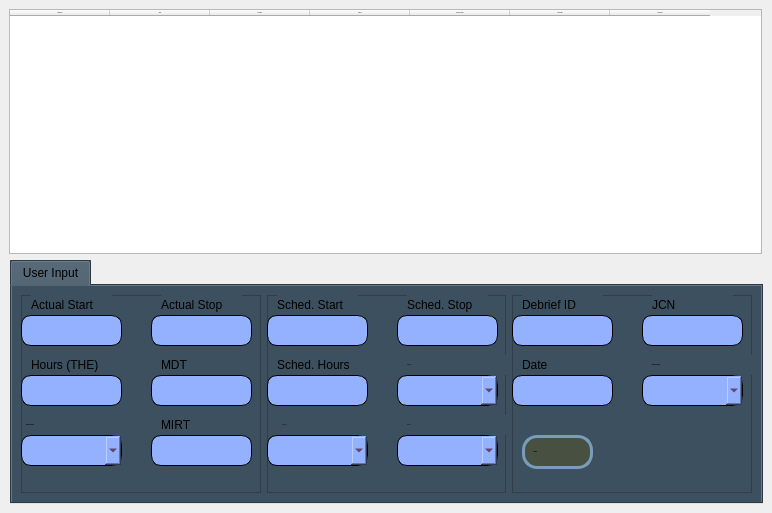
            <widget class="QWidget" name="debrief_view">
             <widget class="QTableWidget" name="debrief_table">
              <property name="geometry">
               <rect>
                <x>9</x>
                <y>9</y>
                <width>753</width>
                <height>245</height>
               </rect>
              </property>
              <property name="font">
               <font>
                <family>Verdana</family>
                <pointsize>-1</pointsize>
               </font>
              </property>
              <column>
               <property name="text">
                <string>Debrief ID</string>
               </property>
              </column>
              <column>
               <property name="text">
                <string>Date</string>
               </property>
              </column>
              <column>
               <property name="text">
                <string>Instructor</string>
               </property>
              </column>
              <column>
               <property name="text">
                <string>Device</string>
               </property>
              </column>
              <column>
               <property name="text">
                <string>Mission Profile</string>
               </property>
              </column>
              <column>
               <property name="text">
                <string>Start Time</string>
               </property>
              </column>
              <column>
               <property name="text">
                <string>Stop Time</string>
               </property>
              </column>
             </widget>
             <widget class="QTabWidget" name="debrief_input_tabWidget">
              <property name="geometry">
               <rect>
                <x>10</x>
                <y>260</y>
                <width>753</width>
                <height>244</height>
               </rect>
              </property>
              <property name="styleSheet">
               <string notr="true">
    background-color: rgb(61, 80, 95);
</string>
              </property>
              <property name="currentIndex">
               <number>0</number>
              </property>
              <widget class="QWidget" name="main_3">
               <attribute name="title">
                <string>User Input</string>
               </attribute>
               <layout class="QHBoxLayout" name="horizontalLayout_19">
                <item>
                 <widget class="QFrame" name="frame_26">
                  <property name="frameShape">
                   <enum>QFrame::StyledPanel</enum>
                  </property>
                  <property name="frameShadow">
                   <enum>QFrame::Raised</enum>
                  </property>
                  <widget class="QLineEdit" name="actual_hours_lineEdit">
                   <property name="geometry">
                    <rect>
                     <x>0</x>
                     <y>80</y>
                     <width>101</width>
                     <height>31</height>
                    </rect>
                   </property>
                   <property name="styleSheet">
                    <string notr="true">background-color: rgb(148, 177, 255);
border: 1px solid #000000;
border-radius: 10px;
font: 12pt &quot;Verdana&quot;;
color: rgb(66, 8, 36);</string>
                   </property>
                  </widget>
                  <widget class="QLabel" name="mission_status_label">
                   <property name="geometry">
                    <rect>
                     <x>5</x>
                     <y>120</y>
                     <width>101</width>
                     <height>20</height>
                    </rect>
                   </property>
                   <property name="font">
                    <font>
                     <family>Verdana</family>
                     <pointsize>-1</pointsize>
                     <bold>true</bold>
                    </font>
                   </property>
                   <property name="text">
                    <string>Mission Status</string>
                   </property>
                  </widget>
                  <widget class="QLabel" name="start_label">
                   <property name="geometry">
                    <rect>
                     <x>10</x>
                     <y>0</y>
                     <width>81</width>
                     <height>20</height>
                    </rect>
                   </property>
                   <property name="text">
                    <string>Actual Start</string>
                   </property>
                  </widget>
                  <widget class="QLabel" name="actual_hours_label">
                   <property name="geometry">
                    <rect>
                     <x>10</x>
                     <y>60</y>
                     <width>81</width>
                     <height>20</height>
                    </rect>
                   </property>
                   <property name="text">
                    <string>Hours (THE)</string>
                   </property>
                  </widget>
                  <widget class="QLineEdit" name="start_lineEdit">
                   <property name="geometry">
                    <rect>
                     <x>0</x>
                     <y>20</y>
                     <width>101</width>
                     <height>31</height>
                    </rect>
                   </property>
                   <property name="styleSheet">
                    <string notr="true">background-color: rgb(148, 177, 255);
border: 1px solid #000000;
border-radius: 10px;
font: 12pt &quot;Verdana&quot;;
color: rgb(66, 8, 36);</string>
                   </property>
                  </widget>
                  <widget class="QLabel" name="mirt_label">
                   <property name="geometry">
                    <rect>
                     <x>140</x>
                     <y>120</y>
                     <width>81</width>
                     <height>20</height>
                    </rect>
                   </property>
                   <property name="text">
                    <string>MIRT</string>
                   </property>
                  </widget>
                  <widget class="QLineEdit" name="mirt_lineEdit">
                   <property name="geometry">
                    <rect>
                     <x>130</x>
                     <y>140</y>
                     <width>101</width>
                     <height>31</height>
                    </rect>
                   </property>
                   <property name="styleSheet">
                    <string notr="true">background-color: rgb(148, 177, 255);
border: 1px solid #000000;
border-radius: 10px;
font: 12pt &quot;Verdana&quot;;
color: rgb(66, 8, 36);</string>
                   </property>
                  </widget>
                  <widget class="QComboBox" name="mission_status_comboBox">
                   <property name="geometry">
                    <rect>
                     <x>0</x>
                     <y>140</y>
                     <width>101</width>
                     <height>31</height>
                    </rect>
                   </property>
                   <property name="styleSheet">
                    <string notr="true">background-color: rgb(148, 177, 255);
border: 1px solid #000000;
border-radius: 10px;
font: 12pt &quot;Verdana&quot;;
color: rgb(66, 8, 36);</string>
                   </property>
                  </widget>
                  <widget class="QLabel" name="stop_label">
                   <property name="geometry">
                    <rect>
                     <x>140</x>
                     <y>0</y>
                     <width>81</width>
                     <height>20</height>
                    </rect>
                   </property>
                   <property name="text">
                    <string>Actual Stop</string>
                   </property>
                  </widget>
                  <widget class="QLineEdit" name="stop_lineEdit">
                   <property name="geometry">
                    <rect>
                     <x>130</x>
                     <y>20</y>
                     <width>101</width>
                     <height>31</height>
                    </rect>
                   </property>
                   <property name="styleSheet">
                    <string notr="true">background-color: rgb(148, 177, 255);
border: 1px solid #000000;
border-radius: 10px;
font: 12pt &quot;Verdana&quot;;
color: rgb(66, 8, 36);</string>
                   </property>
                  </widget>
                  <widget class="QLabel" name="mdt_label">
                   <property name="geometry">
                    <rect>
                     <x>140</x>
                     <y>60</y>
                     <width>71</width>
                     <height>20</height>
                    </rect>
                   </property>
                   <property name="text">
                    <string>MDT</string>
                   </property>
                  </widget>
                  <widget class="QLineEdit" name="mdt_lineEdit">
                   <property name="geometry">
                    <rect>
                     <x>130</x>
                     <y>80</y>
                     <width>101</width>
                     <height>31</height>
                    </rect>
                   </property>
                   <property name="styleSheet">
                    <string notr="true">background-color: rgb(148, 177, 255);
border: 1px solid #000000;
border-radius: 10px;
font: 12pt &quot;Verdana&quot;;
color: rgb(66, 8, 36);</string>
                   </property>
                  </widget>
                 </widget>
                </item>
                <item>
                 <widget class="QFrame" name="frame_27">
                  <property name="frameShape">
                   <enum>QFrame::StyledPanel</enum>
                  </property>
                  <property name="frameShadow">
                   <enum>QFrame::Raised</enum>
                  </property>
                  <widget class="QLabel" name="sched_start_label">
                   <property name="geometry">
                    <rect>
                     <x>10</x>
                     <y>0</y>
                     <width>81</width>
                     <height>20</height>
                    </rect>
                   </property>
                   <property name="text">
                    <string>Sched. Start</string>
                   </property>
                  </widget>
                  <widget class="QLineEdit" name="sched_start_lineEdit">
                   <property name="geometry">
                    <rect>
                     <x>0</x>
                     <y>20</y>
                     <width>101</width>
                     <height>31</height>
                    </rect>
                   </property>
                   <property name="styleSheet">
                    <string notr="true">background-color: rgb(148, 177, 255);
border: 1px solid #000000;
border-radius: 10px;
font: 12pt &quot;Verdana&quot;;
color: rgb(66, 8, 36);</string>
                   </property>
                  </widget>
                  <widget class="QLabel" name="sched_stop_label">
                   <property name="geometry">
                    <rect>
                     <x>140</x>
                     <y>0</y>
                     <width>81</width>
                     <height>20</height>
                    </rect>
                   </property>
                   <property name="text">
                    <string>Sched. Stop</string>
                   </property>
                  </widget>
                  <widget class="QLineEdit" name="sched_stop_lineEdit">
                   <property name="geometry">
                    <rect>
                     <x>130</x>
                     <y>20</y>
                     <width>101</width>
                     <height>31</height>
                    </rect>
                   </property>
                   <property name="styleSheet">
                    <string notr="true">background-color: rgb(148, 177, 255);
border: 1px solid #000000;
border-radius: 10px;
font: 12pt &quot;Verdana&quot;;
color: rgb(66, 8, 36);</string>
                   </property>
                  </widget>
                  <widget class="QLabel" name="debriefer_label">
                   <property name="geometry">
                    <rect>
                     <x>140</x>
                     <y>60</y>
                     <width>101</width>
                     <height>20</height>
                    </rect>
                   </property>
                   <property name="font">
                    <font>
                     <family>Verdana</family>
                     <pointsize>-1</pointsize>
                     <bold>false</bold>
                    </font>
                   </property>
                   <property name="text">
                    <string>Debriefer</string>
                   </property>
                  </widget>
                  <widget class="QComboBox" name="debriefer_comboBox">
                   <property name="geometry">
                    <rect>
                     <x>130</x>
                     <y>80</y>
                     <width>101</width>
                     <height>31</height>
                    </rect>
                   </property>
                   <property name="styleSheet">
                    <string notr="true">background-color: rgb(148, 177, 255);
border: 1px solid #000000;
border-radius: 10px;
font: 12pt &quot;Verdana&quot;;
color: rgb(66, 8, 36);</string>
                   </property>
                  </widget>
                  <widget class="QLabel" name="sched_hours_lable">
                   <property name="geometry">
                    <rect>
                     <x>10</x>
                     <y>60</y>
                     <width>91</width>
                     <height>20</height>
                    </rect>
                   </property>
                   <property name="text">
                    <string>Sched. Hours</string>
                   </property>
                  </widget>
                  <widget class="QLineEdit" name="sched_hours_lineEdit">
                   <property name="geometry">
                    <rect>
                     <x>0</x>
                     <y>80</y>
                     <width>101</width>
                     <height>31</height>
                    </rect>
                   </property>
                   <property name="styleSheet">
                    <string notr="true">background-color: rgb(148, 177, 255);
border: 1px solid #000000;
border-radius: 10px;
font: 12pt &quot;Verdana&quot;;
color: rgb(66, 8, 36);</string>
                   </property>
                  </widget>
                  <widget class="QLabel" name="instructor_label">
                   <property name="geometry">
                    <rect>
                     <x>15</x>
                     <y>120</y>
                     <width>91</width>
                     <height>20</height>
                    </rect>
                   </property>
                   <property name="font">
                    <font>
                     <family>Verdana</family>
                     <pointsize>-1</pointsize>
                     <bold>false</bold>
                    </font>
                   </property>
                   <property name="text">
                    <string>Instructor</string>
                   </property>
                  </widget>
                  <widget class="QLabel" name="device_label">
                   <property name="geometry">
                    <rect>
                     <x>140</x>
                     <y>120</y>
                     <width>101</width>
                     <height>20</height>
                    </rect>
                   </property>
                   <property name="font">
                    <font>
                     <family>Verdana</family>
                     <pointsize>-1</pointsize>
                     <bold>false</bold>
                    </font>
                   </property>
                   <property name="text">
                    <string>Device</string>
                   </property>
                  </widget>
                  <widget class="QComboBox" name="instructor_comboBox">
                   <property name="geometry">
                    <rect>
                     <x>0</x>
                     <y>140</y>
                     <width>101</width>
                     <height>31</height>
                    </rect>
                   </property>
                   <property name="styleSheet">
                    <string notr="true">background-color: rgb(148, 177, 255);
border: 1px solid #000000;
border-radius: 10px;
font: 12pt &quot;Verdana&quot;;
color: rgb(66, 8, 36);</string>
                   </property>
                  </widget>
                  <widget class="QComboBox" name="device_comboBox">
                   <property name="geometry">
                    <rect>
                     <x>130</x>
                     <y>140</y>
                     <width>101</width>
                     <height>31</height>
                    </rect>
                   </property>
                   <property name="styleSheet">
                    <string notr="true">background-color: rgb(148, 177, 255);
border: 1px solid #000000;
border-radius: 10px;
font: 12pt &quot;Verdana&quot;;
color: rgb(66, 8, 36);</string>
                   </property>
                  </widget>
                 </widget>
                </item>
                <item>
                 <widget class="QFrame" name="frame_28">
                  <property name="frameShape">
                   <enum>QFrame::StyledPanel</enum>
                  </property>
                  <property name="frameShadow">
                   <enum>QFrame::Raised</enum>
                  </property>
                  <widget class="QLabel" name="debrief_ID_label">
                   <property name="geometry">
                    <rect>
                     <x>10</x>
                     <y>0</y>
                     <width>81</width>
                     <height>20</height>
                    </rect>
                   </property>
                   <property name="text">
                    <string>Debrief ID</string>
                   </property>
                  </widget>
                  <widget class="QLabel" name="debrief_jcn_label">
                   <property name="geometry">
                    <rect>
                     <x>140</x>
                     <y>0</y>
                     <width>81</width>
                     <height>20</height>
                    </rect>
                   </property>
                   <property name="text">
                    <string>JCN</string>
                   </property>
                  </widget>
                  <widget class="QLineEdit" name="debrief_ID_lineEdit">
                   <property name="geometry">
                    <rect>
                     <x>0</x>
                     <y>20</y>
                     <width>101</width>
                     <height>31</height>
                    </rect>
                   </property>
                   <property name="styleSheet">
                    <string notr="true">background-color: rgb(148, 177, 255);
border: 1px solid #000000;
border-radius: 10px;
font: 12pt &quot;Verdana&quot;;
color: rgb(66, 8, 36);</string>
                   </property>
                  </widget>
                  <widget class="QLineEdit" name="debrief_jcn_lineEdit">
                   <property name="geometry">
                    <rect>
                     <x>130</x>
                     <y>20</y>
                     <width>101</width>
                     <height>31</height>
                    </rect>
                   </property>
                   <property name="styleSheet">
                    <string notr="true">background-color: rgb(148, 177, 255);
border: 1px solid #000000;
border-radius: 10px;
font: 12pt &quot;Verdana&quot;;
color: rgb(66, 8, 36);</string>
                   </property>
                  </widget>
                  <widget class="QLabel" name="debrief_date_label">
                   <property name="geometry">
                    <rect>
                     <x>10</x>
                     <y>60</y>
                     <width>81</width>
                     <height>20</height>
                    </rect>
                   </property>
                   <property name="text">
                    <string>Date</string>
                   </property>
                  </widget>
                  <widget class="QLineEdit" name="debrief_date_lineEdit">
                   <property name="geometry">
                    <rect>
                     <x>0</x>
                     <y>80</y>
                     <width>101</width>
                     <height>31</height>
                    </rect>
                   </property>
                   <property name="styleSheet">
                    <string notr="true">background-color: rgb(148, 177, 255);
border: 1px solid #000000;
border-radius: 10px;
font: 12pt &quot;Verdana&quot;;
color: rgb(66, 8, 36);</string>
                   </property>
                  </widget>
                  <widget class="QComboBox" name="mission_profile_comboBox">
                   <property name="geometry">
                    <rect>
                     <x>130</x>
                     <y>80</y>
                     <width>101</width>
                     <height>31</height>
                    </rect>
                   </property>
                   <property name="styleSheet">
                    <string notr="true">background-color: rgb(148, 177, 255);
border: 1px solid #000000;
border-radius: 10px;
font: 12pt &quot;Verdana&quot;;
color: rgb(66, 8, 36);</string>
                   </property>
                  </widget>
                  <widget class="QLabel" name="mission_profile_label">
                   <property name="geometry">
                    <rect>
                     <x>140</x>
                     <y>60</y>
                     <width>101</width>
                     <height>20</height>
                    </rect>
                   </property>
                   <property name="font">
                    <font>
                     <family>Verdana</family>
                     <pointsize>-1</pointsize>
                     <bold>true</bold>
                    </font>
                   </property>
                   <property name="text">
                    <string>Mission Profile</string>
                   </property>
                  </widget>
                  <widget class="QPushButton" name="submit_debrief_pushButton">
                   <property name="geometry">
                    <rect>
                     <x>10</x>
                     <y>140</y>
                     <width>71</width>
                     <height>34</height>
                    </rect>
                   </property>
                   <property name="font">
                    <font>
                     <family>Verdana</family>
                     <pointsize>-1</pointsize>
                     <bold>true</bold>
                    </font>
                   </property>
                   <property name="styleSheet">
                    <string notr="true">QPushButton {
    background-color: rgb(71, 80, 65);
    border-radius: 15px;
    border: 3px solid rgb(120, 157, 186);
    text-align: left;
    padding-left: 8px;
}

QPushButton:hover {
    background-color: rgb(95, 80, 61);
    border-radius: 16px;
    border: 3px solid rgb(186, 157, 120);
}</string>
                   </property>
                   <property name="text">
                    <string>Submit</string>
                   </property>
                  </widget>
                 </widget>
                </item>
               </layout>
              </widget>
             </widget>
            </widget>
